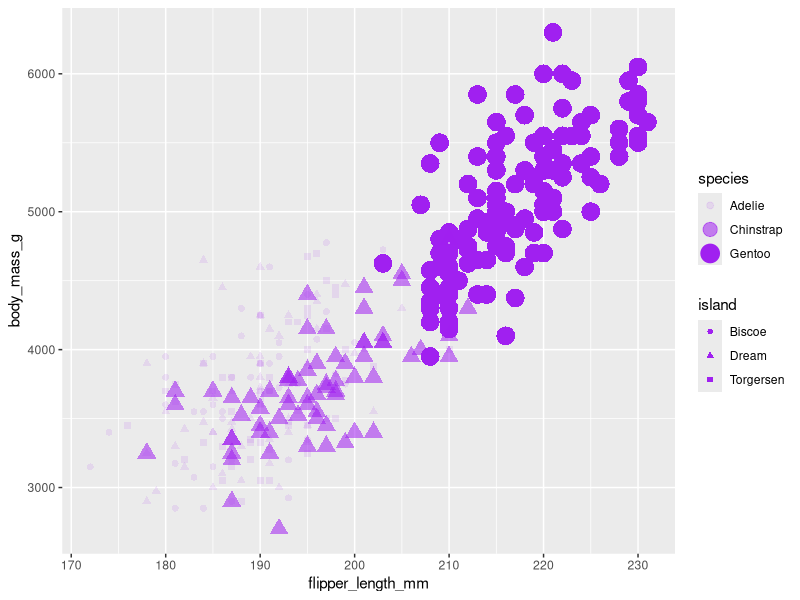
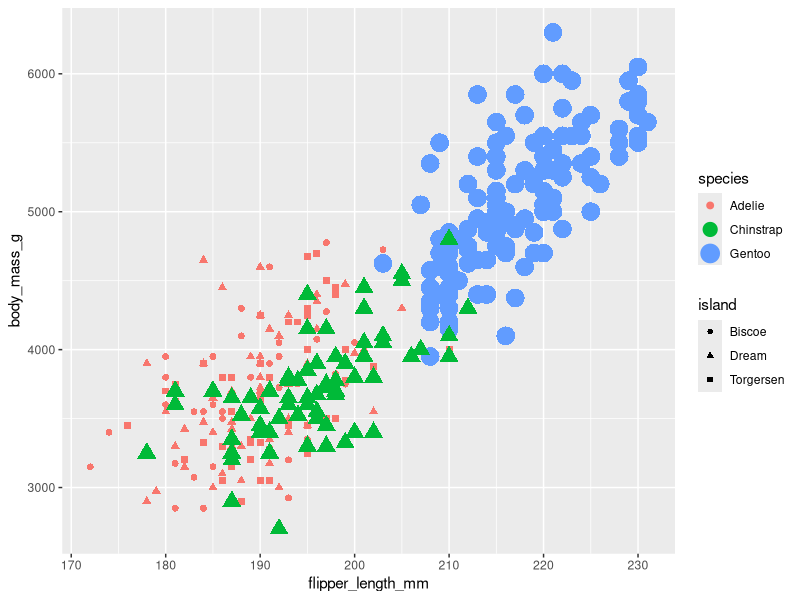
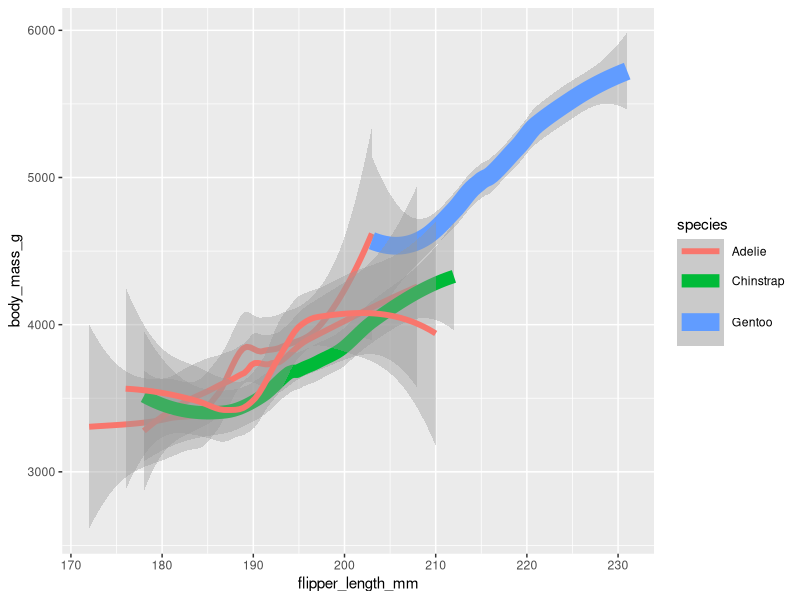
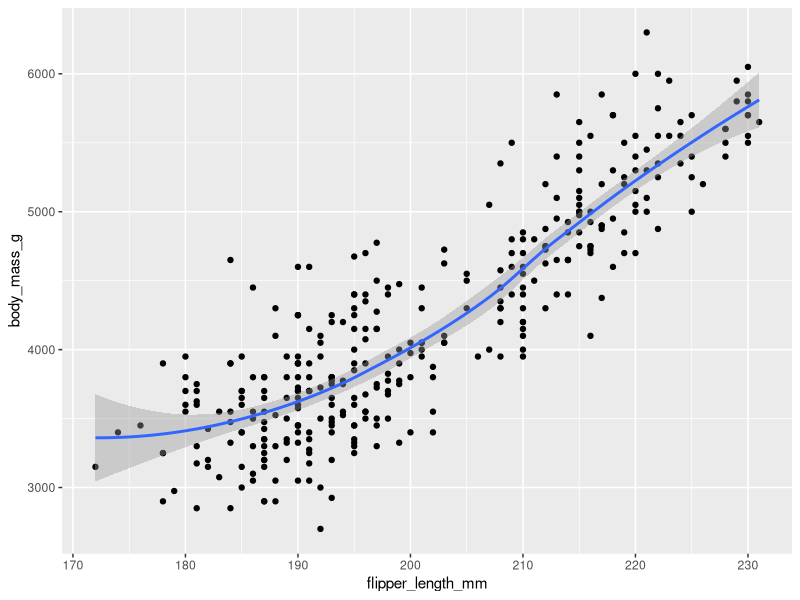
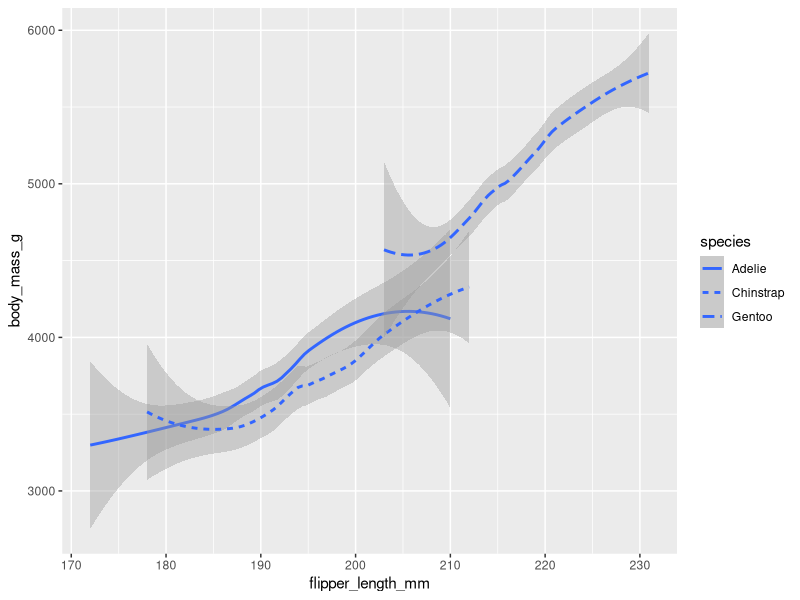

The R script that drew these images, in order:
library(ggplot2)
library(palmerpenguins)

ggplot(data = penguins) + 
  geom_point(mapping = aes(x=flipper_length_mm,y=body_mass_g,shape=island,size=species,alpha=species),color="purple") 

ggplot(data = penguins) + 
  geom_point(mapping = aes(x=flipper_length_mm,y=body_mass_g,shape=island,size=species,color=species)) 

ggplot(data = penguins) + 
  geom_smooth(mapping = aes(x=flipper_length_mm,y=body_mass_g,shape=island,size=species,color=species)) 

ggplot(data = penguins) + 
  geom_point(mapping = aes(x=flipper_length_mm,y=body_mass_g)) +
  geom_smooth(mapping = aes(x=flipper_length_mm,y=body_mass_g)) 

ggplot(data = penguins) + 

  geom_smooth(mapping = aes(x=flipper_length_mm,y=body_mass_g,linetype=species)) 
